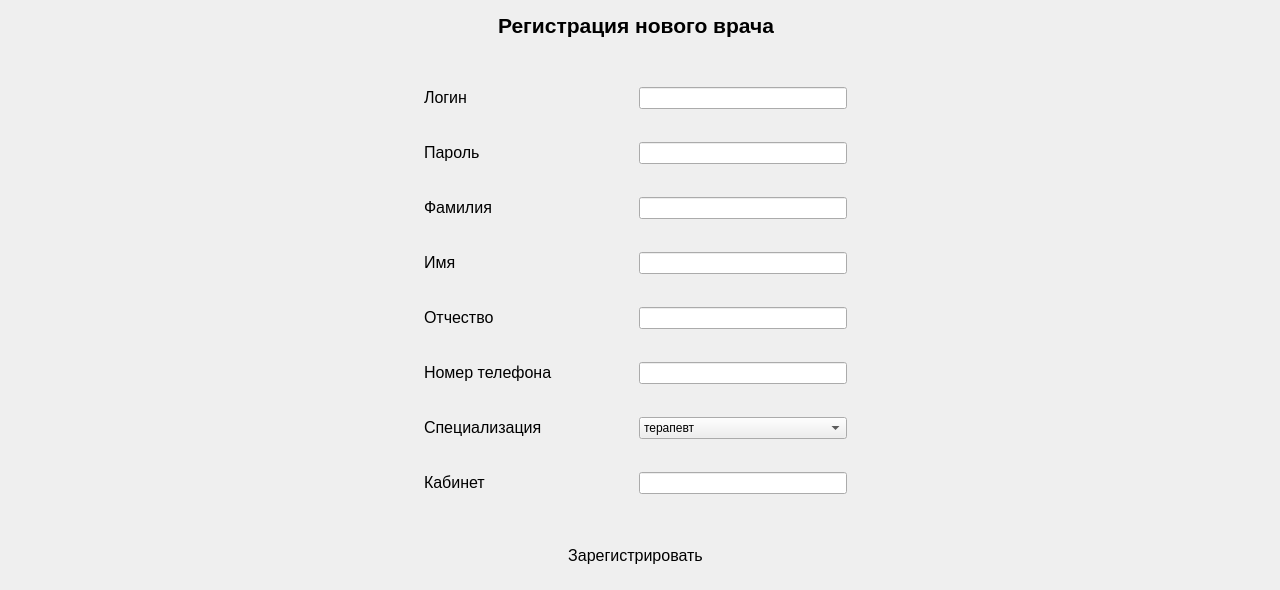
      <widget class="QWidget" name="tab_4">
       <attribute name="title">
        <string>Регистрация нового врача</string>
       </attribute>
       <widget class="QWidget" name="horizontalLayoutWidget_41">
        <property name="geometry">
         <rect>
          <x>0</x>
          <y>0</y>
          <width>1271</width>
          <height>51</height>
         </rect>
        </property>
        <layout class="QHBoxLayout" name="horizontalLayout_130">
         <item>
          <spacer name="horizontalSpacer_63">
           <property name="orientation">
            <enum>Qt::Horizontal</enum>
           </property>
           <property name="sizeHint" stdset="0">
            <size>
             <width>40</width>
             <height>20</height>
            </size>
           </property>
          </spacer>
         </item>
         <item>
          <widget class="QLabel" name="label_108">
           <property name="text">
            <string>&lt;html&gt;&lt;head/&gt;&lt;body&gt;&lt;p align=&quot;center&quot;&gt;&lt;span style=&quot; font-size:16pt; font-weight:600;&quot;&gt;Регистрация нового врача&lt;/span&gt;&lt;/p&gt;&lt;/body&gt;&lt;/html&gt;</string>
           </property>
          </widget>
         </item>
         <item>
          <spacer name="horizontalSpacer_64">
           <property name="orientation">
            <enum>Qt::Horizontal</enum>
           </property>
           <property name="sizeHint" stdset="0">
            <size>
             <width>40</width>
             <height>20</height>
            </size>
           </property>
          </spacer>
         </item>
        </layout>
       </widget>
       <widget class="QWidget" name="horizontalLayoutWidget_42">
        <property name="geometry">
         <rect>
          <x>0</x>
          <y>60</y>
          <width>1271</width>
          <height>461</height>
         </rect>
        </property>
        <layout class="QHBoxLayout" name="horizontalLayout_131" stretch="3,3,3">
         <item>
          <spacer name="horizontalSpacer_65">
           <property name="orientation">
            <enum>Qt::Horizontal</enum>
           </property>
           <property name="sizeHint" stdset="0">
            <size>
             <width>40</width>
             <height>20</height>
            </size>
           </property>
          </spacer>
         </item>
         <item>
          <layout class="QVBoxLayout" name="verticalLayout_32" stretch="0,0,0,0,0,0,0,0">
           <item>
            <layout class="QHBoxLayout" name="horizontalLayout_132" stretch="1,1">
             <item>
              <widget class="QLabel" name="label_109">
               <property name="text">
                <string>&lt;html&gt;&lt;head/&gt;&lt;body&gt;&lt;p&gt;&lt;span style=&quot; font-size:12pt;&quot;&gt;Логин&lt;/span&gt;&lt;/p&gt;&lt;/body&gt;&lt;/html&gt;</string>
               </property>
              </widget>
             </item>
             <item>
              <widget class="QLineEdit" name="lineEdit_60"/>
             </item>
            </layout>
           </item>
           <item>
            <layout class="QHBoxLayout" name="horizontalLayout_133" stretch="1,1">
             <item>
              <widget class="QLabel" name="label_110">
               <property name="text">
                <string>&lt;html&gt;&lt;head/&gt;&lt;body&gt;&lt;p&gt;&lt;span style=&quot; font-size:12pt;&quot;&gt;Пароль&lt;/span&gt;&lt;/p&gt;&lt;/body&gt;&lt;/html&gt;</string>
               </property>
              </widget>
             </item>
             <item>
              <widget class="QLineEdit" name="lineEdit_61"/>
             </item>
            </layout>
           </item>
           <item>
            <layout class="QHBoxLayout" name="horizontalLayout_134" stretch="1,1">
             <item>
              <widget class="QLabel" name="label_111">
               <property name="text">
                <string>&lt;html&gt;&lt;head/&gt;&lt;body&gt;&lt;p&gt;&lt;span style=&quot; font-size:12pt;&quot;&gt;Фамилия&lt;/span&gt;&lt;/p&gt;&lt;/body&gt;&lt;/html&gt;</string>
               </property>
              </widget>
             </item>
             <item>
              <widget class="QLineEdit" name="lineEdit_62"/>
             </item>
            </layout>
           </item>
           <item>
            <layout class="QHBoxLayout" name="horizontalLayout_135" stretch="1,1">
             <item>
              <widget class="QLabel" name="label_112">
               <property name="text">
                <string>&lt;html&gt;&lt;head/&gt;&lt;body&gt;&lt;p&gt;&lt;span style=&quot; font-size:12pt;&quot;&gt;Имя&lt;/span&gt;&lt;/p&gt;&lt;/body&gt;&lt;/html&gt;</string>
               </property>
              </widget>
             </item>
             <item>
              <widget class="QLineEdit" name="lineEdit_63"/>
             </item>
            </layout>
           </item>
           <item>
            <layout class="QHBoxLayout" name="horizontalLayout_137" stretch="1,1">
             <item>
              <widget class="QLabel" name="label_114">
               <property name="text">
                <string>&lt;html&gt;&lt;head/&gt;&lt;body&gt;&lt;p&gt;&lt;span style=&quot; font-size:12pt;&quot;&gt;Отчество&lt;/span&gt;&lt;/p&gt;&lt;/body&gt;&lt;/html&gt;</string>
               </property>
              </widget>
             </item>
             <item>
              <widget class="QLineEdit" name="lineEdit_65"/>
             </item>
            </layout>
           </item>
           <item>
            <layout class="QHBoxLayout" name="horizontalLayout_150" stretch="1,1">
             <item>
              <widget class="QLabel" name="label_124">
               <property name="text">
                <string>&lt;html&gt;&lt;head/&gt;&lt;body&gt;&lt;p&gt;&lt;span style=&quot; font-size:12pt;&quot;&gt;Номер телефона&lt;/span&gt;&lt;/p&gt;&lt;/body&gt;&lt;/html&gt;</string>
               </property>
              </widget>
             </item>
             <item>
              <widget class="QLineEdit" name="lineEdit_74"/>
             </item>
            </layout>
           </item>
           <item>
            <layout class="QHBoxLayout" name="horizontalLayout_138" stretch="1,1">
             <item>
              <widget class="QLabel" name="label_115">
               <property name="text">
                <string>&lt;html&gt;&lt;head/&gt;&lt;body&gt;&lt;p&gt;&lt;span style=&quot; font-size:12pt;&quot;&gt;Специализация&lt;/span&gt;&lt;/p&gt;&lt;/body&gt;&lt;/html&gt;</string>
               </property>
              </widget>
             </item>
             <item>
              <widget class="QComboBox" name="comboBox_16">
               <item>
                <property name="text">
                 <string>терапевт</string>
                </property>
               </item>
               <item>
                <property name="text">
                 <string>кардиолог</string>
                </property>
               </item>
               <item>
                <property name="text">
                 <string>офтальмолог</string>
                </property>
               </item>
               <item>
                <property name="text">
                 <string>лаборант</string>
                </property>
               </item>
              </widget>
             </item>
            </layout>
           </item>
           <item>
            <layout class="QHBoxLayout" name="horizontalLayout_139" stretch="1,1">
             <item>
              <widget class="QLabel" name="label_116">
               <property name="text">
                <string>&lt;html&gt;&lt;head/&gt;&lt;body&gt;&lt;p&gt;&lt;span style=&quot; font-size:12pt;&quot;&gt;Кабинет&lt;/span&gt;&lt;/p&gt;&lt;/body&gt;&lt;/html&gt;</string>
               </property>
              </widget>
             </item>
             <item>
              <widget class="QLineEdit" name="lineEdit_67"/>
             </item>
            </layout>
           </item>
          </layout>
         </item>
         <item>
          <spacer name="horizontalSpacer_66">
           <property name="orientation">
            <enum>Qt::Horizontal</enum>
           </property>
           <property name="sizeHint" stdset="0">
            <size>
             <width>40</width>
             <height>20</height>
            </size>
           </property>
          </spacer>
         </item>
        </layout>
       </widget>
       <widget class="QWidget" name="horizontalLayoutWidget_43">
        <property name="geometry">
         <rect>
          <x>0</x>
          <y>530</y>
          <width>1271</width>
          <height>51</height>
         </rect>
        </property>
        <layout class="QHBoxLayout" name="horizontalLayout_141" stretch="8,3,8">
         <item>
          <spacer name="horizontalSpacer_67">
           <property name="orientation">
            <enum>Qt::Horizontal</enum>
           </property>
           <property name="sizeHint" stdset="0">
            <size>
             <width>40</width>
             <height>20</height>
            </size>
           </property>
          </spacer>
         </item>
         <item>
          <widget class="QPushButton" name="pushButton_3">
           <property name="sizePolicy">
            <sizepolicy hsizetype="Minimum" vsizetype="Preferred">
             <horstretch>0</horstretch>
             <verstretch>0</verstretch>
            </sizepolicy>
           </property>
           <property name="font">
            <font>
             <pointsize>12</pointsize>
            </font>
           </property>
           <property name="styleSheet">
            <string notr="true">border-radius: 25px;</string>
           </property>
           <property name="text">
            <string>Зарегистрировать</string>
           </property>
          </widget>
         </item>
         <item>
          <spacer name="horizontalSpacer_68">
           <property name="orientation">
            <enum>Qt::Horizontal</enum>
           </property>
           <property name="sizeHint" stdset="0">
            <size>
             <width>40</width>
             <height>20</height>
            </size>
           </property>
          </spacer>
         </item>
        </layout>
       </widget>
      </widget>
